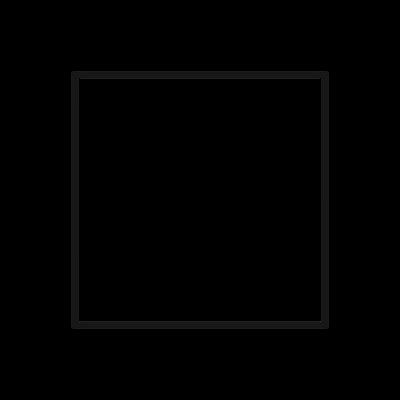
#> input picture photo_stuff/square.png, 400 x 400 px
$ python binary.py
#> lines starting #> are read from the running program, lines starting #| are printed output that depends on the picture; after the words box and inside, x2 and y2 are one past the last pixel; in counts of white or black regions, pixels touching at a corner belong together
import cv2
import numpy as np

BLACK = (255,255,255)
WHITE = (0,0,0)

outputfile = open("output.txt", "w")

img = cv2.imread('square.png')
#> img is the input picture: shape (400, 400, 3); min 0, max 51, mean 1.2
retval, threshold = cv2.threshold(img, 12, 255, cv2.THRESH_BINARY)
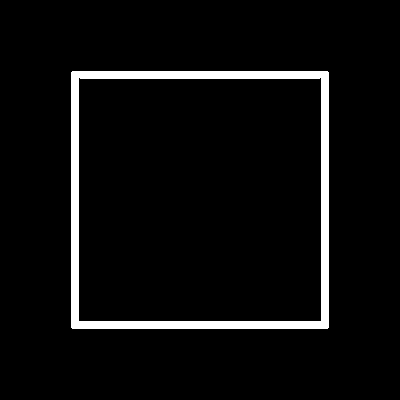
#> threshold: shape (400, 400, 3); 5% white; 1 white region, box (x1, y1, x2, y2) and area: (71, 71, 329, 329) 7994
cv2.imshow('original',img)
cv2.imshow('threshold',threshold)
imageneg = cv2.bitwise_not(threshold)
cv2.imshow('negative', imageneg)


neg_img_data = np.asarray(imageneg)
for row in range(len(neg_img_data)):
    for col in range(len(neg_img_data[0])):
        pixel_val = neg_img_data[row][col]
        if(pixel_val[0] == pixel_val[1] == pixel_val[2] == 255):
            outputfile.write("0")
        else:
            outputfile.write("1")
    outputfile.write("\n")

cv2.waitKey(0)
cv2.destroyAllWindows()
